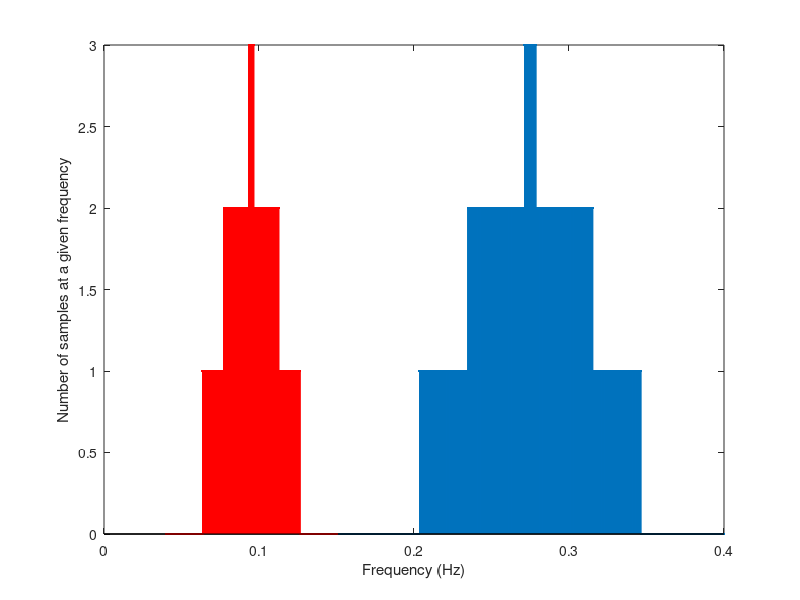

Write MATLAB code to recreate this figure.
function [t,x] =  generate_rr_with_FM(LF,HF,HR,len,LF_amp,HF_amp,samp_freq,sigma,lf_amp_range,hf_amp_range,phi);

% [t x] =  generate_rr_with_FM(LF,HF,HR,len,LF_amp,HF_amp,samp_freq,sigma,lf_amp_range,hf_amp_range,phi);
% returns a time vector and column of evenly (samp_freq) sampled 
% RR intervals  for 'len' seconds generated from two sines at LF and 
% HF Hz. Their amplitudes are modulate by a random amount about the LF_amp
% and HF_amp with ranges 'lf_amp_range' and 'hf_amp_range'. Their frequencies
% slowly increase between LF_lo = 0.04 and LF_hi = 0.15 AND HF_lo = 0.15 
% and HF_hi = 0.4, dwelling in each frequency bin for an amount of
% time dictated by a normal distribution with SD sigma.
% phi is the fraction of 2*pi that the phase will drift between LF and HF
% over len seconds. HR is the baseline offset in BPM. 
% ** x is returned as an RR tachogram. **
% note that the quantisation of the time in each freq bin means t>x 
%
% Defaults LF = 0.095Hz, HF = 0.275Hz, HR = 60BPM, phi= 0.,
% samp_freq=7Hz, len=300s, LF_amp=+/-2BPM, HF_amp=+/-2.5BPM, 
% sigma=10000; lf_amp_range=0; hf_amp_range=0;
%
% Written by G. Clifford (C) Oxford University 2001

format long e

% check if defaults are changed
if nargin < 11  
   phi=0 % no drift
end

if nargin < 10
   hf_amp_range=0 % no AM
end

if nargin < 9
   lf_amp_range=0 % no AM
end

if nargin < 8
   sigma=1 %10000 % was 3 .. but 10000 gives no FM
end

if nargin < 7
   samp_freq=7
end

if nargin < 6
   HF_amp=2.5
end

if nargin < 5
   LF_amp=2
end

if nargin < 4
   len=300
end

if nargin < 3
   HR=60
end

if nargin < 2
   HF=0.275
end

if nargin < 1
   LF=0.095
end

%%%%%%%%%% initialise

%lf_amp_range= (1/2);    % +/- 0.5  beat per min == 1BPM
%hf_amp_range= (1.25/2); % +/- 0.625 beat per min == 1.25BPM

% how many different frequencies should we have?
% one for each sample point!
Num_of_W=round(len*samp_freq);

LF_lo = 0.04;
LF_hi = 0.15;
HF_lo = 0.15; 
HF_hi = 0.4;
centre_freq_hi=0.275;
centre_freq_lo=0.095;
sigma_hi=(HF_hi-HF_lo)/sigma;
sigma_lo=(LF_hi-LF_lo)/sigma;

fh_inc = 0.000125;
Num_of_samples=round(len*samp_freq);
hf_div= (HF_hi-HF_lo)/Num_of_W;
lf_div= (LF_hi-LF_lo)/Num_of_W;
wh_inc = 2*pi*hf_div; 
wl_inc = 2*pi*lf_div; 
wl=0;
wh=0;

% create the time vector
t= ([1:round(len*samp_freq)])/samp_freq;

% calculate the number of frequencies in each band

for (j=1:Num_of_W)
  Wh(j)= (HF_lo + ((j)*hf_div))*2*pi;
  no_samps_h(j)=Num_of_samples*(1/sqrt(2*pi*sigma^2))*exp((-0.5)*(((Wh(j)-(2*pi*centre_freq_hi))^2)/((sigma_hi)^2)));
end

normalisation = sum(no_samps_h)/Num_of_samples;
no_samps_h=no_samps_h/normalisation;
no_samps_h=round(no_samps_h);

figure;
stem(Wh/(2*pi),no_samps_h,'.')

if(LF_amp>0)
 for (j=1:Num_of_W)
   Wl(j)= (LF_lo + ((j)*lf_div))*2*pi;
   no_samps_l(j)=Num_of_samples*(1/sqrt(2*pi*sigma^2))*exp((-0.5)*(((Wl(j)-(2*pi*centre_freq_lo))^2)/((sigma_lo)^2)));
 end
normalisation = sum(no_samps_l)/Num_of_samples;
no_samps_l=no_samps_l/normalisation;
no_samps_l=round(no_samps_l);
hold on
stem(Wl/(2*pi),no_samps_l,'r.')
end

% fraction of 2*pi that phase will drift by over len seconds = phi
% phase will change by ??? radians each sample
phi_diff = (2*pi*phi)/(len*samp_freq);

% if there is no incremental frequency change - 
wh = 2*pi*centre_freq_hi;
wl = 2*pi*centre_freq_lo;

% if there is no incremental amplitude change - 
lf_amp_add=0;
hf_amp_add=0;

k=1;
for(i=1:Num_of_W) % for each decimation of the frequency
    if (no_samps_h(i)>0) % ignore zero entry indices
      for(j=1:no_samps_h(i)) % how many samples for this frequency?
	  phi_diff*(k-1);
	  lf_amp_add=lf_amp_range*2*(rand-0.5);
	  hf_amp_add=hf_amp_range*2*(rand-0.5);	  
	  wh  = (2*pi*HF_lo)+(i*wh_inc); %  
	  wl  = (2*pi*LF_lo)+(i*wl_inc); %  
	  X(k)=HR+(HF_amp+hf_amp_add)*sin(wh*t(k))+(LF_amp+lf_amp_add)*sin((wl+(phi_diff*(k-1)))*t(k));
	  k=k+1; 
      end
    end
end               % for each decimation of the frequency
 

%artificial RR - convert to RR intervals
x = 60./X;
t = [1:1:length(x)]/samp_freq;

xlabel('Frequency (Hz)')
ylabel('Number of samples at a given frequency')
hold off

% t and x are going to be unequal lengths!!!
% [Px,Fx] = psd(xx(1:2048),2048,samp_freq,hamming(2048),'mean');
% plot(Fx,20*log10(Px))       
% axis([0 0.5 -110 0])
% xlabel('Frequency (Hz)')
% ylabel('Power (dB)')
 



%%%%%%%%%%%%%%%%%%%%%%%%%%%%%%%%%%%%%%%%%%%%%%%%%


